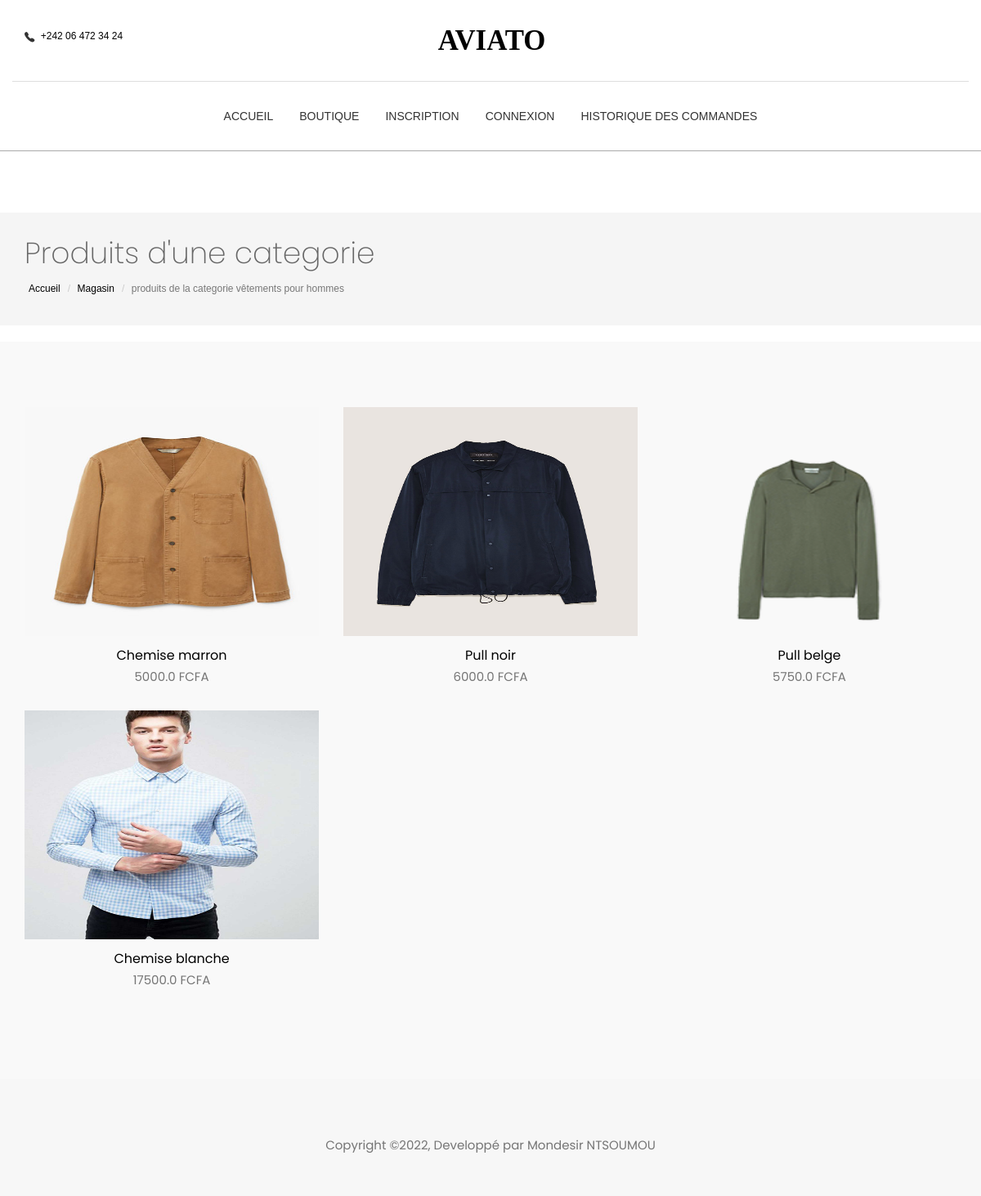
Page /produits_categorie/7 on the committed database.
### boutique/models.py (models this page shows, shortened)
class CategorieProduit(models.Model):
    nom = models.CharField(max_length=50, blank=False)
    image = models.ImageField(upload_to="boutique/categoriesProduits")

class Produit(models.Model):
    nom = models.CharField(max_length=128, blank=False)
    prix = models.FloatField(default=0.0)
    description = models.TextField(blank=True)
    slug = models.SlugField(max_length=128)
    stock = models.IntegerField(default=1)
    categorie = models.ForeignKey(CategorieProduit, on_delete=models.CASCADE)
    image = models.ImageField(upload_to='boutique/produits', blank=True, null=True)

### boutique/views.py (the view)
# urls.py: path('produits_categorie/<int:id>', produits_categorie, name='produits_categorie'),
def produits_categorie(request, id):
    categorie = get_object_or_404(CategorieProduit, id=id)
    if not request.user.is_anonymous:
        panier, _ = Panier.objects.get_or_create(user=request.user)
    produits = categorie.produit_set.all()
    context = {
        'produits_categorie':produits,
        'categorie':categorie
    }
    return render(request, "boutique/produits_categorie.html", context)

### boutique/templates/boutique/produits_categorie.html (shortened to what this page needs)
{% extends "boutique/index.html" %}
{% load static %}
{% block content %}
<section class="page-header">
	<div class="container">
		<div class="row">
			<div class="col-md-12">
				<div class="content">
					<h1 class="page-name">Produits d'une categorie</h1>
					<ol class="breadcrumb">
            <li><a href="{% url 'index' %}">Accueil</a></li>
						<li><a href="{% url 'boutique' %}">Magasin</a></li>
						<li class="active">produits de la categorie {{categorie.nom}}</li>
					</ol>
				</div>
			</div>
		</div>
	</div>
</section>
  <section class="products section bg-gray">
      <div class="container">
          <div class="row">
              {% for produit in produits_categorie %}
              <div class="col-md-4 col-sm-4 col-lg-4 col-xs-12">
                  <div class="product-item">
                      <div data-toggle="modal" data-target="#{{produit.slug}}-modal" class="product-thumb">
                          <div style="height:280px">
                          	 <img style="width:100%;height:100%;" src="{{ produit.image.url }}" alt="{{ produit.nom }}" />
                          </div>
                      </div>
                      <div class="product-content">
                          <h4><a href="product-single.html">{{produit.nom}}</a></h4>
                          <p class="price">{{produit.prix}} FCFA</p>
                      </div>
                  </div>
              </div>
          {% empty %}
          <h3 class="text-center">Pas de produit</h3>
          {% endfor %}
          </div>
      </div>
  </section>
{% endblock content %}

### static/css/style.css (style rules this page uses)
body { line-height: 1.5; font-family: "Poppins", sans-serif; -webkit-font-smoothing: antialiased; }
p { font-family: "Poppins", sans-serif; color: #757575; font-size: 15px; }
h1, h2, h3, h4, h5, h6 { font-family: "Poppins", sans-serif; }
h1, h2, h3, h4, h5, h6 { font-weight: 400; }
ol, ul { margin: 0; padding: 0; list-style: none; }
a, a:focus, a:hover { text-decoration: none; outline: 0; color: #000; }
.bg-gray { background: #f9f9f9; }
.section { padding: 80px 0; }
.page-header { background: #f5f5f5; margin-top: 20px; border-bottom: none; padding: 30px 0; }
.page-header h1 { font-weight: 200; margin: 0 0 6px 0; }
.page-header .breadcrumb { background: transparent; padding: 5px; margin: 0; }
.page-header .breadcrumb li { font-weight: 200; font-size: 12px; }
.page-header .breadcrumb li a { color: #000; }
.product-item { margin-bottom: 30px; }
.product-item .product-thumb { position: relative; }
.product-item .product-thumb img { width: 100%; height: auto; }
.product-item .product-thumb:before { transition: 0.3s all; opacity: 0; background: rgba(0, 0, 0, 0.6); content: ""; position: absolute; top: 0; right: 0; left: 0; bottom: 0; }
.product-item .product-content { text-align: center; }
.product-item .product-content h4 { font-size: 16px; font-weight: 400; margin-top: 15px; margin-bottom: 6px; }
.product-item .product-content h4 a { color: #000; }

### static/css/main.css (style rules this page uses)
.container { max-width: 1380px; }
@media (max-width: 1600px) { .container { max-width: 1200px; } }

### boutique/templates/boutique/index.html (style rules this page uses)
body { box-sizing: border-box; }

### rows in the picture
CategorieProduit: nom "vêtements pour hommes"
Produit: image (picture), nom "Chemise marron", prix "5000.0"
Produit: image (picture), nom "Pull noir", prix "6000.0"
Produit: image (picture), nom "Pull belge", prix "5750.0"
Produit: image (picture), nom "Chemise blanche", prix "17500.0"
